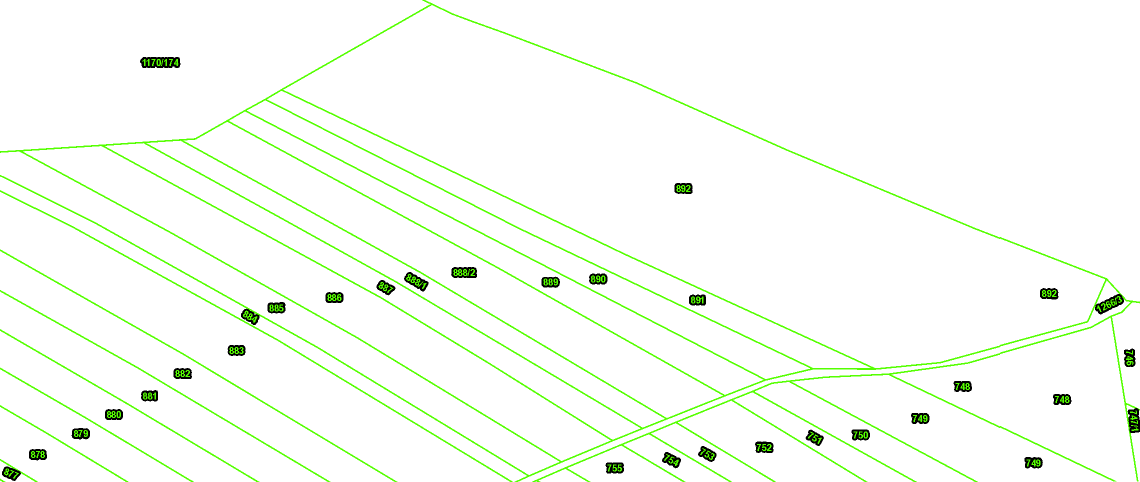
#> input picture map_85011.png, 2280 x 964 px (shown at 1/2 size)
$ python everything.py
#> lines starting #> are read from the running program, lines starting #| are printed output that depends on the picture; after the words box and inside, x2 and y2 are one past the last pixel; in counts of white or black regions, pixels touching at a corner belong together; long printed decimals are rounded
# MIT License

# Copyright (c) 2023 Andrew Alexander Ray

# Permission is hereby granted, free of charge, to any person obtaining a copy
# of this software and associated documentation files (the "Software"), to deal
# in the Software without restriction, including without limitation the rights
# to use, copy, modify, merge, publish, distribute, sublicense, and/or sell
# copies of the Software, and to permit persons to whom the Software is
# furnished to do so, subject to the following conditions:

# The above copyright notice and this permission notice shall be included in all
# copies or substantial portions of the Software.

# THE SOFTWARE IS PROVIDED "AS IS", WITHOUT WARRANTY OF ANY KIND, EXPRESS OR
# IMPLIED, INCLUDING BUT NOT LIMITED TO THE WARRANTIES OF MERCHANTABILITY,
# FITNESS FOR A PARTICULAR PURPOSE AND NONINFRINGEMENT. IN NO EVENT SHALL THE
# AUTHORS OR COPYRIGHT HOLDERS BE LIABLE FOR ANY CLAIM, DAMAGES OR OTHER
# LIABILITY, WHETHER IN AN ACTION OF CONTRACT, TORT OR OTHERWISE, ARISING FROM,
# OUT OF OR IN CONNECTION WITH THE SOFTWARE OR THE USE OR OTHER DEALINGS IN THE
# SOFTWARE.

import cv2
import numpy as np
import random

# moments["m00"] is the area of the contour, make sure it isn't 0 before calling this function
def find_contour_center(contour):
    moments = cv2.moments(contour)
    center_x = int(moments["m10"] / moments["m00"])
    center_y = int(moments["m01"] / moments["m00"])
    return center_x, center_y


# Load the images
# map_image is the katasteral map
# I've only used this for E parcels so far, with green lines
# The number removal that is done to get clean map lines will be a problem
# when those lines are the same color as the text of the numbers.
map_image = cv2.imread('map_85011.png')
#> map_image is the input picture: shape (964, 2280, 3); mean B, G, R 243.8, 252.9, 246.8
# red_image = the hranica uzivanie filled in red
# Obviously, these two images have to be exported from QGIS covering the same
# area and at the same resolution
red_image = cv2.imread("area_85011.png")
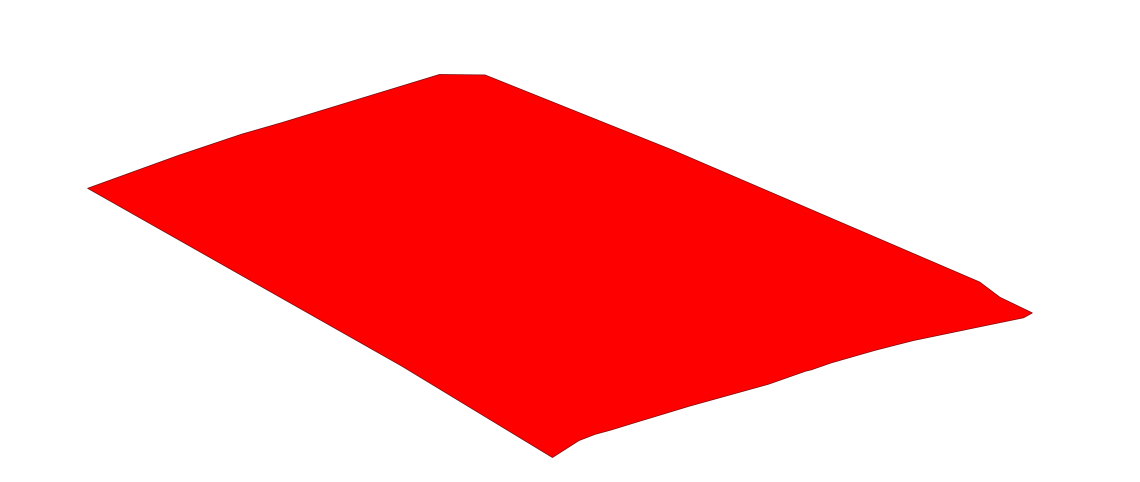
#> input picture area_85011.png, 2280 x 964 px (shown at 1/2 size)
#> red_image is the input picture: shape (964, 2280, 3); mean B, G, R 171.9, 171.9, 254.6


cleaned_image = map_image.copy() # The map without parcel numbers, eventually
original_image = map_image.copy() # Original map, to show parcel numbers in final output

##########################################################################################
# First part is removing the numbers from the katasteral map.
# There is a WMS source that doesn't put numbers on the map, but the lines it outputs
# are blurry, and I had trouble getting OpenCV to detect polygons on them.
##########################################################################################

# Convert the image to HSV
hsv_image = cv2.cvtColor(map_image, cv2.COLOR_BGR2HSV)

# Define lower and upper bounds for green color in HSV
lower_green = np.array([50, 100, 100])
upper_green = np.array([70, 255, 255])

# Create a mask for the green regions
mask_green = cv2.inRange(hsv_image, lower_green, upper_green)

# Change the color of green regions to white (255, 255, 255)
map_image[np.where(mask_green > 0)] = [255, 255, 255]

# Now convert it to gray
gray = cv2.cvtColor(map_image, cv2.COLOR_BGR2GRAY)

# Threshold the image to obtain binary (black and white) image
_, thresholded = cv2.threshold(gray, 240, 255, cv2.THRESH_BINARY_INV)


##### These are here for debugging
# cv2.imshow('Threshold', thresholded)
# cv2.waitKey(0)


# Find contours in the binary image using RETR_TREE mode
contours, _ = cv2.findContours(thresholded, cv2.RETR_LIST, cv2.CHAIN_APPROX_TC89_L1)
#> contours = 228 contours, 94 with area under 20; largest, box (x1, y1, x2, y2) and area: (280, 114, 361, 136) 1516, (2190, 588, 2248, 629) 1173, (902, 534, 954, 556) 966, (808, 544, 857, 583) 950, (2255, 816, 2280, 866) 936

#####
#print(len(contours))

# Define the maximum area threshold for polygons (you can adjust this value)
# Needed to exclude the polygon that is the shape of the entire map
# Could use possible the length of the contour for this purpose as well- it is always 4
# Theoretically this could exclude a parcel, if the parcel would be perfectly square
max_area_threshold = 100000


### Information used when debugging
areas_list = []
for _, contour in enumerate(contours):
    areas_list.append(cv2.contourArea(contour))
#> this loop made 228 passes
#> contour on passes 1, 4, 11: [[11, 945], [11, 947], [13, 947], [13, 945]], [[13, 941], [15, 939]], [[2067, 924], [2067, 927]]
#> after the loop, areas_list = 228 values, max 1516.5 at index 227, min 0 at index 3, mean 148.6
mean = np.mean(areas_list)
#> mean = 148.6
median = np.median(areas_list)
#> median = 57.75
print(f"Mean of areas: {mean}")
#| Mean of areas: 148.614
print(f"Median of areas: {median}")
#| Median of areas: 57.75
height, width, channels = cleaned_image.shape # needed to check for out of bounds
print(f"Height: {height}")
#| Height: 964
print(f"Width: {width}")
#| Width: 2280

# Will hold list of points inside the text to facillate erasing it
erase_cord_array = []

# Draw and fill each contour with a random color if its area is below the threshold
for idx, contour in enumerate(contours):
    # Calculate the area of the current contour
    area = cv2.contourArea(contour)
    ### print(area)

    # Approximate the contour with a simpler polygon (reduces number of vertices)
    epsilon = 0.02 * cv2.arcLength(contour, True)
    approx_polygon = cv2.approxPolyDP(contour, epsilon, True)


    # Draw and fill the contour (text) with black if its area is below the threshold
    if area < max_area_threshold:

        if area > 0:
            # Erasing by paint flooding the text to black, then paintflooding to white

            center_coords = find_contour_center(contour)

            cv2.drawContours(cleaned_image, [approx_polygon], -1, (0,0,0), thickness=cv2.FILLED)

            # [6 lines of commented-out code are left out]

            erase_cord_array.append(center_coords)
#> this loop made 228 passes
#> (area, epsilon, approx_polygon, center_x in find_contour_center, center_y in find_contour_center) on pass 24: (698, 2.22, [[1331, 904], [1324, 922], [1354, 935], [1361, 918]], 1342, 919)
#> after the loop, erase_cord_array = 174 pairs, first value 12 to 2269, second value 123 to 950

            # cv2.circle(cleaned_image, center_coords, 2, color, 2)


### to check that the above worked
# Display the output image with the filled contours
# cv2.imshow('Text filled with black', cleaned_image)


# Now flood the fully black areas with white, checking first that the coordinate is actually black
#   (Since the coordinates represent digits of numbers, the first fill will turn the rest of area with number white)
for coords in erase_cord_array:
    if((cleaned_image[coords[1], coords[0]]==[0,0,0]).all()):
        cv2.floodFill(cleaned_image, None, coords, (255,255,255))
#> this loop made 174 passes
#> coords on passes 1 to 3: (12, 946), (31, 950), (22, 946)
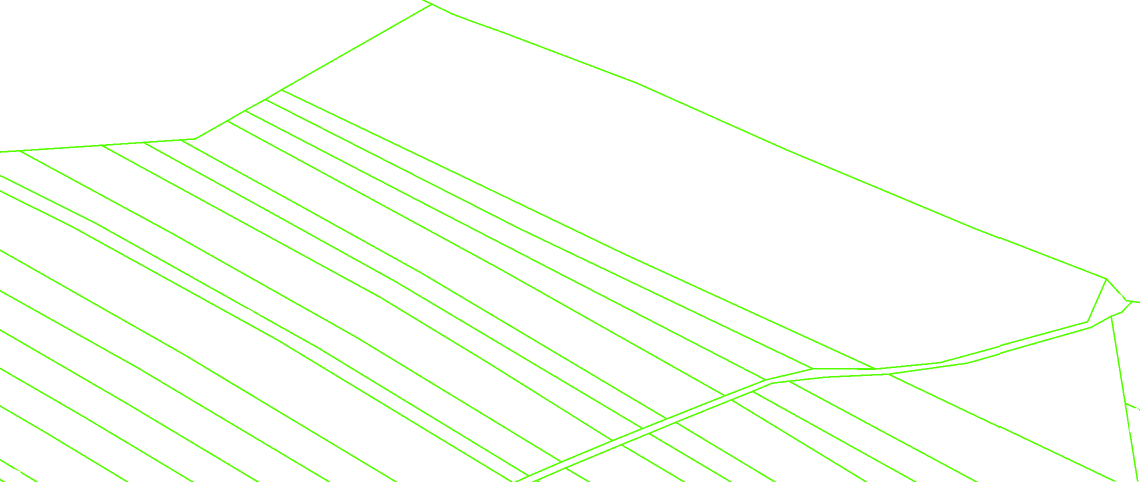
#> cleaned_image: shape (964, 2280, 3) (shown at 1/2 size); mean B, G, R 246.8, 255, 249.5


###############################################################################################
### Now with a clean map, we get down to the hardwork
###
###############################################################################################

# Define the font properties
font_face = cv2.FONT_HERSHEY_SIMPLEX
#> font_face = 0
font_scale = 0.5
font_color = (0, 0, 0)  # Black text
thickness = 1
line_type = cv2.LINE_AA
#> line_type = 16

colors_list = [] # To make visibly contrasting colors

# Read the property lines image (assuming you have already loaded it)
# cleaned_image = cv2.imread("map_small.png")

# Convert the image to grayscale
gray = cv2.cvtColor(cleaned_image, cv2.COLOR_BGR2GRAY)


# cv2.imshow('gray', gray)
# cv2.waitKey(0)

# Threshold the image to obtain binary (black and white) image
_, thresholded = cv2.threshold(gray, 240, 255, cv2.THRESH_BINARY_INV)


height, width, channels = cleaned_image.shape
# Define the size of the border (5 pixels)
border_size = 5

# Create a new image with increased dimensions for the border
# B/W image has no channels dimension!
thresholded_border = (
    np.ones((height + 2 * border_size, width + 2 * border_size), dtype=np.uint8) * 255
)
orig_border = (
    np.ones(
        (height + 2 * border_size, width + 2 * border_size, channels), dtype=np.uint8
    )
    * 255
)
red_border = (
    np.ones(
        (height + 2 * border_size, width + 2 * border_size, channels), dtype=np.uint8
    )
    * 255
)
nummap_border = (
    np.ones(
        (height + 2 * border_size, width + 2 * border_size, channels), dtype=np.uint8
    )
    * 255
)


# Copy the existing image onto the bordered image, leaving a border of white pixels
# The border is needed in the threshholded image so that none of the polygons are
# at the edge of the image, as this seems to screw up OpenCV contour detection
# All other images that will be used then need the same border, easier than later
# translating coordinates :-)
thresholded_border[
    border_size : border_size + height, border_size : border_size + width
] = thresholded
orig_border[
    border_size : border_size + height, border_size : border_size + width
] = cleaned_image
red_border[
    border_size : border_size + height, border_size : border_size + width
] = red_image
## Nummap border - this is used to make the output images, it is the map with parcel numbers
nummap_border[
    border_size : border_size + height, border_size : border_size + width
] = original_image

# cv2.imshow("Threshold", thresholded_border)
# cv2.waitKey(0)

# Find contours in the binary image using RETR_TREE mode
contours, _ = cv2.findContours(
    thresholded_border, cv2.RETR_LIST, cv2.CHAIN_APPROX_TC89_L1
)
#> contours = 32 contours, 2 with area under 20; largest, box (x1, y1, x2, y2) and area: (0, 0, 2290, 974) 2227197, (570, 15, 2216, 742) 453383, (855, 5, 2286, 609) 419288, (4, 4, 867, 308) 180917, (1587, 639, 2286, 970) 129022
print(len(contours))
#| 32

# Create a copy of the original image to draw the filled contours on
output = cleaned_image.copy()

# Define the maximum area threshold for polygons (you can adjust this value)
max_area_threshold = 200000

# Draw and fill each contour with a random color if its area is below the threshold
for idx, contour in enumerate(contours):
    # Calculate the area of the current contour
    area = cv2.contourArea(contour)
    print(area)

    # Approximate the contour with a simpler polygon (reduces number of vertices)
    epsilon = 0.001 * cv2.arcLength(contour, True)  # The smaller, the more accurate
    approx_polygon = cv2.approxPolyDP(contour, epsilon, True)

    # Generate a random color (BGR format)
    # color = (random.randint(0, 255), random.randint(0, 255), random.randint(0, 255))
    if idx == 0:
        color = (0, 255, 0)
    else:
        color = (random.randint(0,255), random.randint(0,255), 0)
    colors_list.append(color)
    # Draw and fill the contour with the random color if its area is below the threshold
    if area < max_area_threshold:
        cv2.drawContours(orig_border, [approx_polygon], -1, color, thickness=cv2.FILLED)
#> this loop made 32 passes
#> (area, epsilon, approx_polygon, color) on pass 32: (2227197, 6.52, [[0, 0], [0, 973], [2289, 973], [2289, 0]], (148, 94, 0))
#> (printed output is left out)
#> after the loop, colors_list = 32 items, first 6: (0, 255, 0), (197, 215, 0), (20, 132, 0), (248, 207, 0), (155, 244, 0), (183, 111, 0)

# # Display the output image with the filled contours
# cv2.imshow("Filled Approximated Polygons (Up to Max Area)", orig_border)
# cv2.waitKey(0)

# Create image of map with field area overlaid
overlay = cv2.addWeighted(red_border,0.5,nummap_border, .5, 0)
overlay_source = overlay.copy()

percent_text = []
percent_coords = []

for idx, contour in enumerate(contours):
    mask = np.zeros_like(thresholded_border)
    # Draw the selected contour on the mask (in white)
    epsilon = 0.001 * cv2.arcLength(contour, True)  # The smaller, the more accurate
    approx_polygon = cv2.approxPolyDP(contour, epsilon, True)
    cv2.drawContours(mask, [approx_polygon], -1, 255, thickness=cv2.FILLED)

    # Apply the mask to the original image
    # masked_image = cv2.bitwise_and(red_border, red_border, mask=mask)
    masked_image = np.zeros_like(orig_border)
    # red_border.copyTo(masked_image, mask)
    cv2.copyTo(src=red_border, mask=mask, dst=masked_image)

    # Convert the masked image to the HSV color space for easy color extraction
    hsv_image = cv2.cvtColor(masked_image, cv2.COLOR_BGR2HSV)

    # Define the lower and upper bounds for the red color in HSV
    lower_red = np.array([0, 100, 100])
    upper_red = np.array([10, 255, 255])

    # Create a binary mask for the red pixels within the ROI
    red_mask = cv2.inRange(hsv_image, lower_red, upper_red)

    # Count the number of red pixels within the ROI
    num_red_pixels = np.count_nonzero(red_mask)

    # Count the total number of pixels within the ROI
    total_pixels_roi = np.count_nonzero(mask)

    # Calculate percentage
    percent_red = round(100 * (num_red_pixels / total_pixels_roi), 1)

    ### All of this print statements are just to help identify problems,
    ### They can be left out if everything is working
    print(f'Index {idx}')
    print(f"Red pixels: {num_red_pixels}")
    print(f"Total pixels: {total_pixels_roi}")
    print(f"Parcel area used: {percent_red}%")
    print(f"Contour size: {len(contour)}")
    print(f"Contour area: {cv2.contourArea(contour)}")
    print('------------')

    ### OpenCV finds random, tiny polygons. We want to keep them out of the final output text
    ### Also don't print percentages if it is 0%
    ### Note that two styles of output are being generated here
    if(cv2.contourArea(contour) > 0.0 and len(contour) > 4 and percent_red > 0.0 and total_pixels_roi > 25):
        text = f"{percent_red}"
        x, y = find_contour_center(contour)

        ####### These 2 arrays store the text to be also output in a different style later
        percent_text.append(text)
        percent_coords.append((x, y))
        ####### The rest of the code in this if statement could be removed, if only the final style is desired
        font_color = (255-colors_list[idx][0],0,0)
        font_color2 = (255-colors_list[idx][0],255,255)

        cv2.putText(
            orig_border,
            text,
            (x, y),
            font_face,
            font_scale,
            font_color,
            thickness,
            line_type,
        )

        cv2.rectangle(overlay, (x-5,y+5), (x+35, y-15), font_color, thickness=cv2.FILLED)

        cv2.putText(
            overlay,
            text,
            (x, y),
            font_face,
            font_scale,
            font_color2,
            thickness,
            line_type,
        )
#> this loop made 32 passes
#> (epsilon, num_red_pixels, total_pixels_roi, percent_red, text, center_x in find_contour_center, center_y in find_contour_center, x) on passes 17, 21, 22, 23: (2.69, 858, 18606, 4.6, '4.6', 1732, 753, 1732), (2.66, 3191, 69521, 4.6, '4.6', 556, 625, 556), (2.73, 94590, 107613, 87.9, '87.9', 661, 600, 661), (2.5, 46682, 51257, 91.1, '91.1', 767, 583, 767)
#> (printed output is left out)
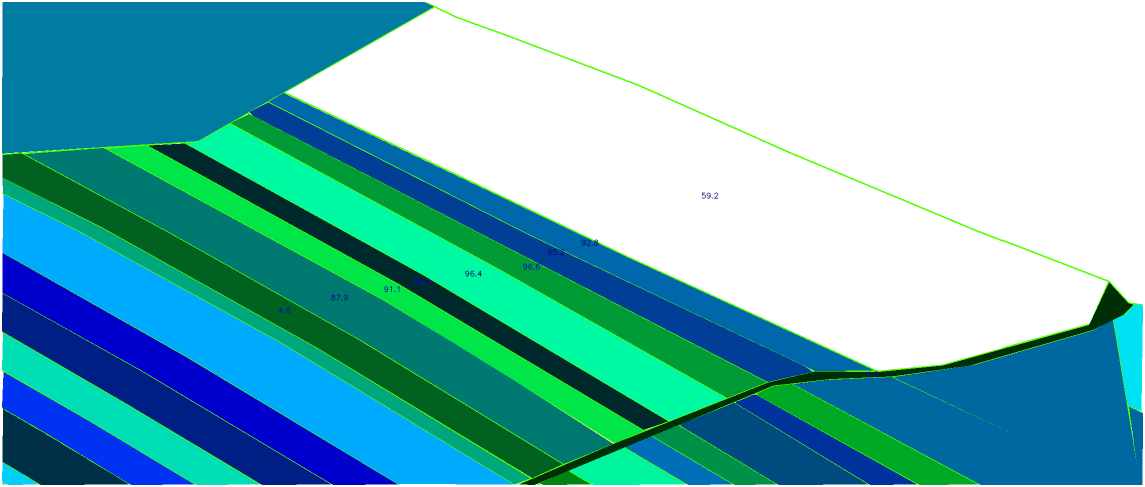
#> orig_border: shape (974, 2290, 3) (shown at 1/2 size); mean B, G, R 185.8, 179.4, 104.4
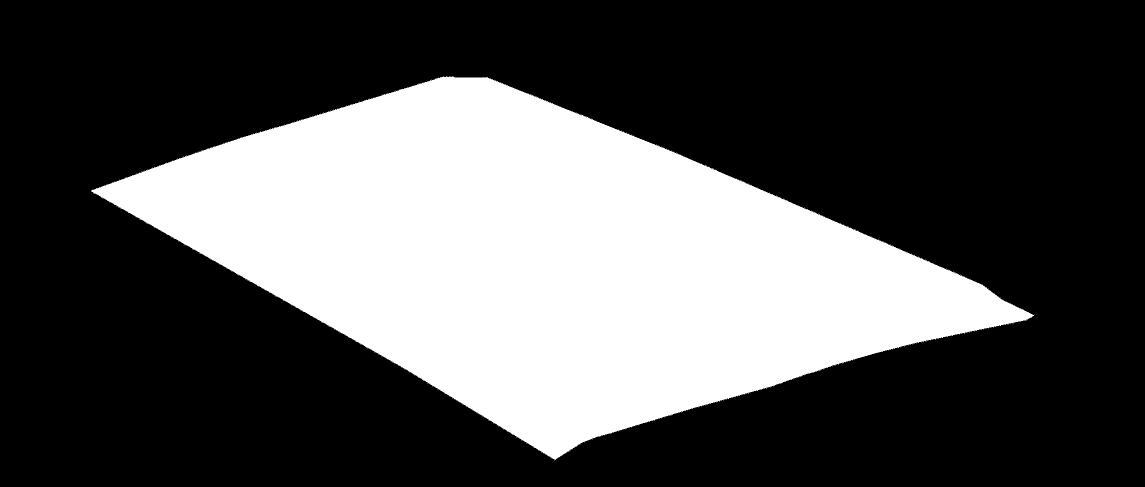
#> red_mask: shape (974, 2290) (shown at 1/2 size); 31.9% white; 2 white regions (1 under 20 px), largest, box (x1, y1, x2, y2) and area: (182, 153, 2069, 920) 712549

    # if(total_pixels_roi > 200):
    #     cv2.imshow("Mask", mask)
    #     cv2.waitKey(0)

cv2.imshow("Percentages", orig_border)


cv2.imshow("Overlay", overlay)

###################################################################################
### And since neither of the above 2 outputs were totally satisfactory
### this prevents text from being written above other text and draws lines
### to point clearly to which parcel the percentage belongs
###################################################################################
font_thickness = 2
text_image = overlay_source.copy()
font_color = (255,255,255)

for text, (x, y) in zip(percent_text, percent_coords):
    # Find the position to place the text without overlapping with other texts
    text_width, text_height = cv2.getTextSize(text, font_face, font_scale, font_thickness)[0]
    text_x = max(0, min(x - text_width // 2 +20, text_image.shape[1] - text_width))
    text_y = max(text_height, min(y-20, text_image.shape[0] - text_height // 2))

    # Draw the text on the blank image
    cv2.putText(text_image, text, (text_x, text_y), font_face, font_scale, font_color, font_thickness)

    # Draw a line connecting the text to the coordinate
    cv2.line(text_image, (text_x + text_width // 2, text_y), (x, y), font_color, font_thickness)
#> this loop made 10 passes
#> (text, x, y) on passes 1 to 4: ('4.6', 1732, 753), ('4.6', 556, 625), ('87.9', 661, 600), ('91.1', 767, 583)
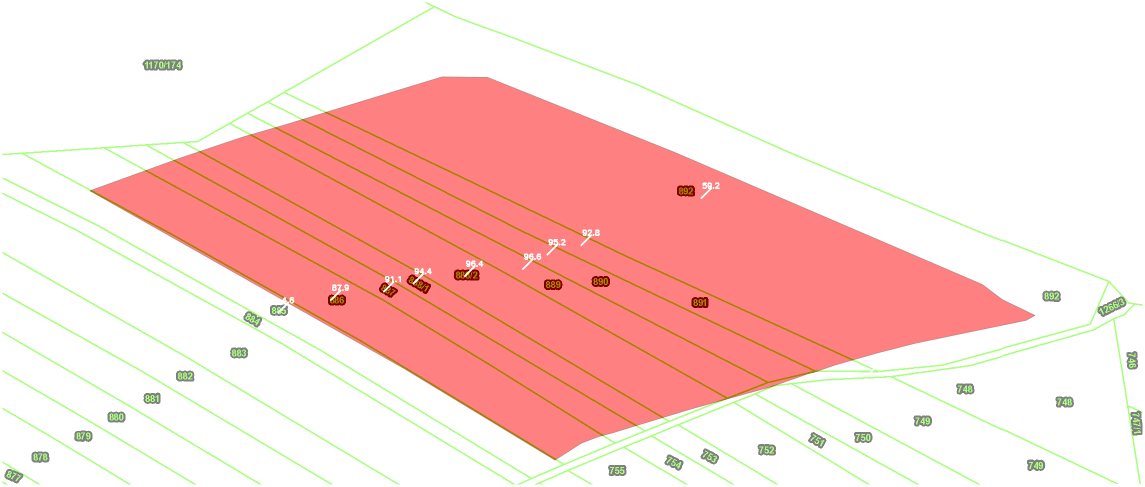
#> text_image: shape (974, 2290, 3) (shown at 1/2 size); mean B, G, R 208.9, 213.4, 250.8

# Apply alpha blending to overlay the text image on the original image
alpha = 0.6  # Adjust the transparency of the text image

###################################################################################
### TODO-  save dialog for output
###
###################################################################################
cv2.imshow('Percentages of each parcel used', text_image)
cv2.waitKey(0)
cv2.destroyAllWindows()
